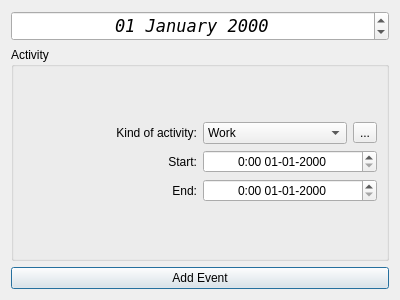
<?xml version="1.0" encoding="UTF-8"?>
<ui version="4.0">
 <class>EventWindow</class>
 <widget class="QDialog" name="EventWindow">
  <property name="geometry">
   <rect>
    <x>0</x>
    <y>0</y>
    <width>400</width>
    <height>300</height>
   </rect>
  </property>
  <property name="windowTitle">
   <string>Dialog</string>
  </property>
  <layout class="QVBoxLayout" name="verticalLayout">
   <item>
    <widget class="QDateEdit" name="Date_event">
     <property name="font">
      <font>
       <family>DejaVu Sans Mono</family>
       <pointsize>13</pointsize>
       <italic>true</italic>
      </font>
     </property>
     <property name="wrapping">
      <bool>true</bool>
     </property>
     <property name="alignment">
      <set>Qt::AlignCenter</set>
     </property>
     <property name="displayFormat">
      <string>dd MMMM yyyy</string>
     </property>
    </widget>
   </item>
   <item>
    <widget class="QGroupBox" name="activity">
     <property name="title">
      <string>Activity</string>
     </property>
     <layout class="QVBoxLayout" name="verticalLayout_3">
      <item>
       <layout class="QVBoxLayout" name="verticalLayout_2">
        <item>
         <layout class="QHBoxLayout" name="horizontalLayout_2">
          <item>
           <widget class="QLabel" name="activity_label">
            <property name="text">
             <string>Kind of activity:</string>
            </property>
            <property name="alignment">
             <set>Qt::AlignRight|Qt::AlignTrailing|Qt::AlignVCenter</set>
            </property>
           </widget>
          </item>
          <item>
           <layout class="QHBoxLayout" name="horizontalLayout">
            <item>
             <widget class="QComboBox" name="kind_of_activity">
              <item>
               <property name="text">
                <string>Work</string>
               </property>
              </item>
              <item>
               <property name="text">
                <string>Sport</string>
               </property>
              </item>
              <item>
               <property name="text">
                <string>Study</string>
               </property>
              </item>
              <item>
               <property name="text">
                <string>Other</string>
               </property>
              </item>
             </widget>
            </item>
            <item>
             <widget class="QToolButton" name="add_new">
              <property name="text">
               <string>...</string>
              </property>
              <property name="icon">
               <iconset resource="resource.qrc">
                <normaloff>:/rec/img/add_new.png</normaloff>:/rec/img/add_new.png</iconset>
              </property>
             </widget>
            </item>
           </layout>
          </item>
         </layout>
        </item>
        <item>
         <layout class="QHBoxLayout" name="horizontalLayout_3">
          <item>
           <widget class="QLabel" name="start_label">
            <property name="text">
             <string>Start:</string>
            </property>
            <property name="alignment">
             <set>Qt::AlignRight|Qt::AlignTrailing|Qt::AlignVCenter</set>
            </property>
           </widget>
          </item>
          <item>
           <widget class="QDateTimeEdit" name="start">
            <property name="wrapping">
             <bool>false</bool>
            </property>
            <property name="alignment">
             <set>Qt::AlignCenter</set>
            </property>
            <property name="accelerated">
             <bool>true</bool>
            </property>
            <property name="displayFormat">
             <string>h:mm dd-MM-yyyy</string>
            </property>
           </widget>
          </item>
         </layout>
        </item>
        <item>
         <layout class="QHBoxLayout" name="horizontalLayout_4">
          <item>
           <widget class="QLabel" name="end_label">
            <property name="text">
             <string>End:</string>
            </property>
            <property name="alignment">
             <set>Qt::AlignRight|Qt::AlignTrailing|Qt::AlignVCenter</set>
            </property>
           </widget>
          </item>
          <item>
           <widget class="QDateTimeEdit" name="end">
            <property name="wrapping">
             <bool>false</bool>
            </property>
            <property name="alignment">
             <set>Qt::AlignCenter</set>
            </property>
            <property name="accelerated">
             <bool>true</bool>
            </property>
            <property name="displayFormat">
             <string>h:mm dd-MM-yyyy</string>
            </property>
           </widget>
          </item>
         </layout>
        </item>
       </layout>
      </item>
     </layout>
     <zorder>add_new</zorder>
     <zorder>start</zorder>
    </widget>
   </item>
   <item>
    <widget class="QPushButton" name="add">
     <property name="text">
      <string>Add Event</string>
     </property>
    </widget>
   </item>
  </layout>
 </widget>
 <resources>
  <include location="resource.qrc"/>
 </resources>
 <connections/>
</ui>
